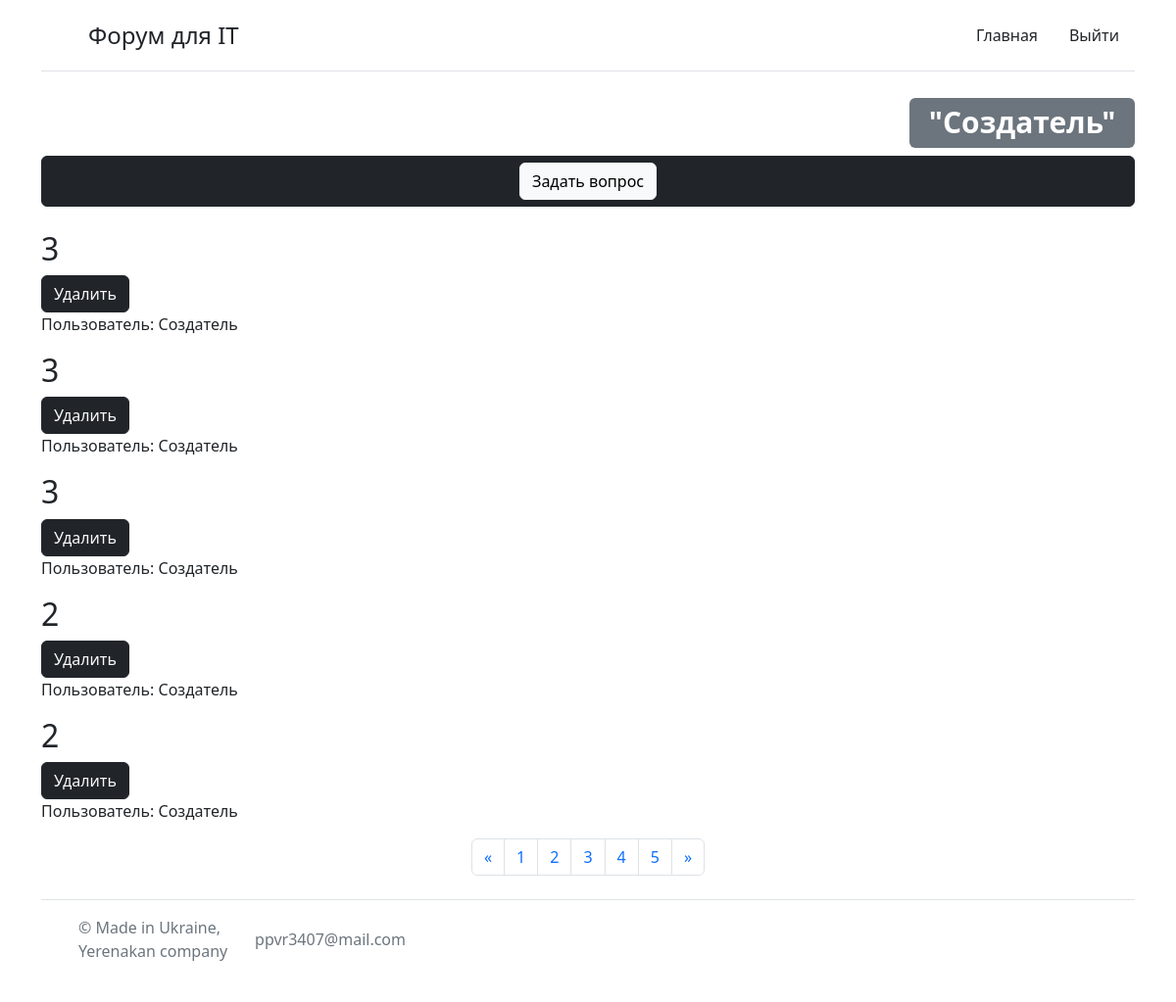
Before: / (signed in) with the older database file.
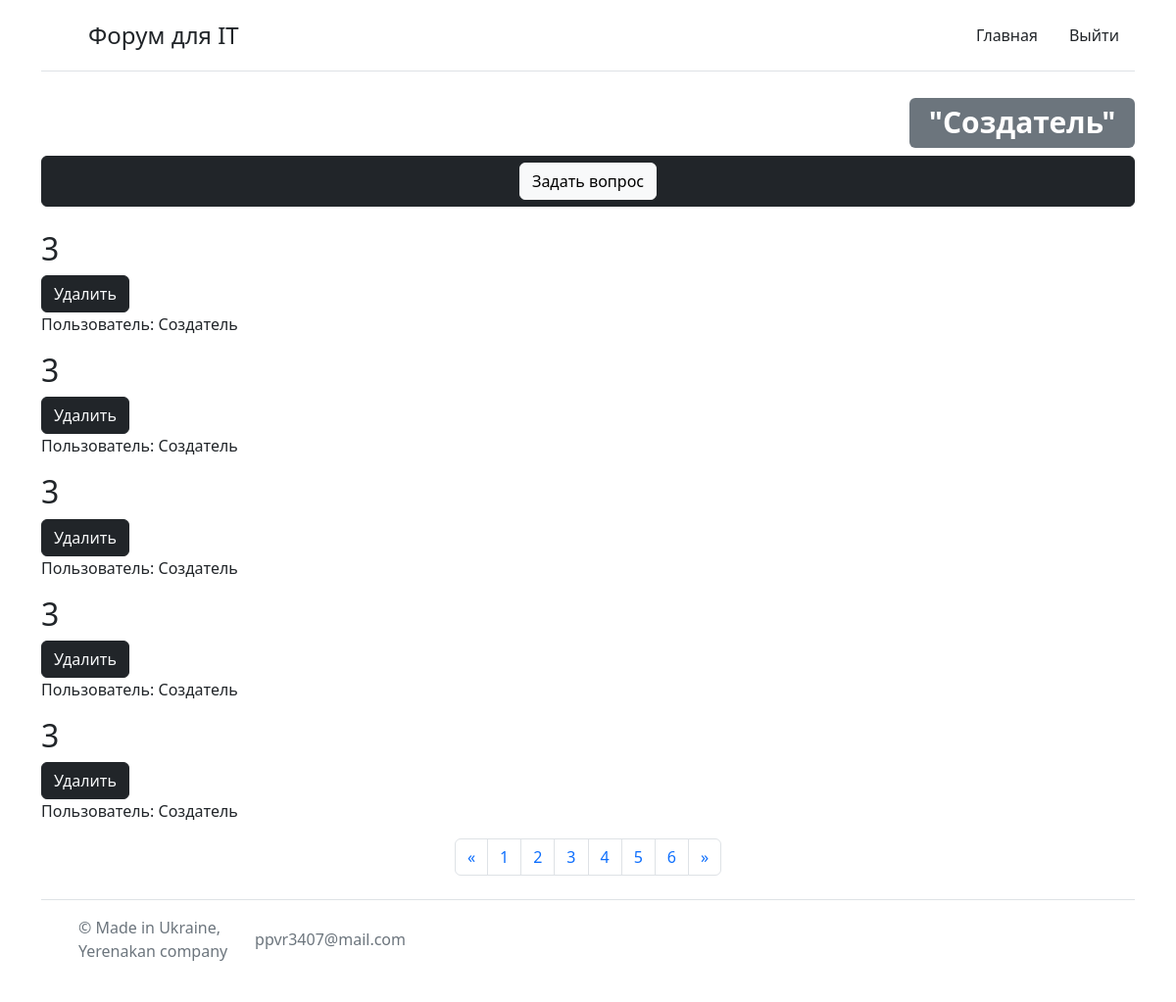
After: the same page with the newer database file.
### packages/modells.py (models this page shows, shortened)
class User(db.Model, UserMixin):
    id = db.Column(db.Integer, primary_key=True)
    login = db.Column(db.String(120), nullable=False, unique=True)
    password = db.Column(db.String, nullable=False)
    user_name = db.Column(db.String(20), nullable=False)
    tel = db.Column(db.String)
    super_vip = db.Column(db.Boolean,default=False)

class Date_b(db.Model):
    id = db.Column(db.Integer, primary_key=True)
    title = db.Column(db.String(300), nullable=False)
    text = db.Column(db.Text, nullable=False)
    time = db.Column(db.DateTime, default=datetime.utcnow)
    name_user = db.Column(db.String)

### packages/routes.py (the view)
@app.route("/")
@app.route("/<int:page>")
@login_required
def index(page=1):
    id = request.cookies.get('id')
    user = User.query.filter(User.login == id).first()
    posts = db.session.query(Date_b).paginate(page,5,False)
    return render_template("index.html", posts=posts,user=user)

### packages/routes.py (called while the page is built)
@manager.user_loader
def load_user(user_id):
    return User.query.get(user_id)

### packages/templates/index.html (shortened to what this page needs)
{% extends "base.html" %}
{% block body %}
<div class="container">
    <header class="d-flex flex-wrap justify-content-center py-3 mb-4 border-bottom">
      <a href="/" class="d-flex align-items-center mb-3 mb-md-0 me-md-auto text-dark text-decoration-none">
        <svg class="bi me-2" width="40" height="32"><use xlink:href="#bootstrap"></use></svg>
        <span class="fs-4">Форум для IT</span>
      </a>
      <ul class="nav nav-pills">
        <li class="nav-item"><a href="/" class="btn-dark nav-link  text-dark aria-current="page">Главная</a></li>
        <li class="nav-item"><a href="/logaut" class=" text-dark nav-link">Выйти</a></li>
      </ul>
    </header>
  </div>
<div class="container">
    <h1 class="text-end"><span class="badge bg-secondary">"{{user.user_name }}"</span></h1>
    <div class="btn btn-dark d-flex flex-wrap justify-content-center"><a href="/form" class="btn btn-light">Задать вопрос</a></div>
    <br>
    {% for i in posts.items %}
    <div class=" ">
        <a href="/open/{{i.id}}" class="d-flex align-items-center mb-3 mb-md-0 me-md-auto text-dark text-decoration-none"><h2 >{{i.title}}</h2></a>
        {% if user.super_vip ==True %}
    </div>
        <a href="/delete/{{i.id}}" class="btn text-light btn-dark">Удалить</a>
        {% endif %}
        <p>Пользователь: {{i.name_user}}</p>
    {% endfor %}
    <nav aria-label="Пример навигации по страницам">
        <ul class="pagination justify-content-center">
        <li class="page-item">
            <a class="page-link" href="{{url_for('index',page = posts.prev_num)}}" aria-label="Предыдущая">
            <span aria-hidden="true">&laquo;</span>
            </a>
        </li>
        {% for page in posts.iter_pages() %}
        <li class="page-item"><a class="page-link" href="/{{page}}">{{page}}</a></li>
        <li class="page-item">
        {% endfor %}
            <a class="page-link" href="{{url_for('index',page =posts.next_num)}}" aria-label="Следующая">
            <span aria-hidden="true">&raquo;</span>
            </a>
        </li>
        </ul>
    </nav>
</div>
{% endblock %}

### packages/templates/base.html (shortened to what this page needs)
<!DOCTYPE html>
<html lang="en">
<head>
    <link rel="stylesheet" href="https://cdn.jsdelivr.net/npm/bootstrap@5.2.0-beta1/dist/css/bootstrap.min.css">
    <link rel="stylesheet" type="text/css" href="{{ url_for( 'static', filename='css/style.css', v=1)}}">
<body>
{% block body %}{% endblock %}
<div class="container">
    <footer class="d-flex flex-wrap justify-content-between align-items-center py-3 my-4 border-top">
      <div class="col-md-4 d-flex align-items-center">
        <a href="/" class="mb-3 me-2 mb-md-0 text-muted text-decoration-none lh-1">
          <svg class="bi" width="30" height="24"><use xlink:href="#bootstrap"></use></svg>
        </a>
        <span class="mb-3 mb-md-0 text-muted">© Made in Ukraine, Yerenakan company</span>
        <p class="mb-3 mb-md-0 text-muted">ppvr3407@mail.com</p>
      </div>
      <ul class="nav col-md-4 justify-content-end list-unstyled d-flex">
        <li class="ms-3"><a class="text-muted" href="#"><svg class="bi" width="24" height="24"><use xlink:href="#twitter"></use></svg></a></li>
        <li class="ms-3"><a class="text-muted" href="#"><svg class="bi" width="24" height="24"><use xlink:href="#instagram"></use></svg></a></li>
        <li class="ms-3"><a class="text-muted" href="#"><svg class="bi" width="24" height="24"><use xlink:href="#facebook"></use></svg></a></li>
      </ul>
    </footer>
  </div>
</body>
</html>

Changed rows visible on the page:
removed Date_b: title "2", name_user "Создатель"
no longer on this page (row edited): Date_b: title "2", name_user "Создатель"
added Date_b: title "3", name_user "Создатель"
added Date_b: title "3", name_user "Создатель"
Other visible differences:
new list line: "6"
